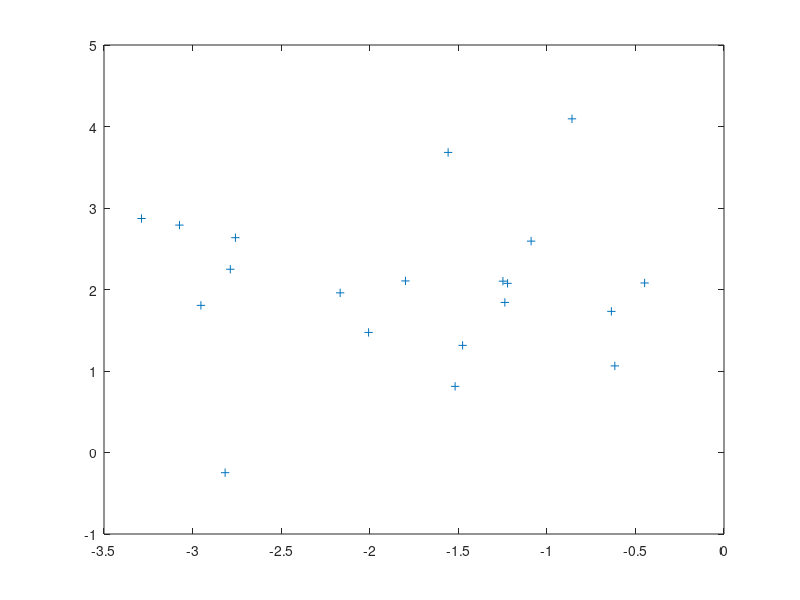

MATLAB code to generate this figure: (Note: this script raises an error after producing the figure.)
clear all;
load('SVM_data.mat','x','y') ;
[m, n] = size(x);
figure()
plot(x(1:m/2,1),x(1:m/2,2),'+');
hold on
plot(x((m/2)+1:m,1),x((m/2)+1:m,2),'rO');
pbaspect([1 1 1])
target=y;
X_T=x;
X=x';
Q=((y*y').*(X_T*X));
one=-1.*(ones(40,1));
AD=[y';(-1).*y';eye(40,40)];
zero=zeros(42,1);
[alpha,fval] = quadprog(Q,one,-AD,zero,[],[]);
for i=1:40
    if alpha(i,1)<0.00001
        alpha(i,1)=0.0;
    end
end
W=double(zeros(1,2));
for i= 1:40
   W=W+(y(i,1)*alpha(i,1))*x(i,:); 
end
b=y(3,1)-W*x(3,:)';
plot(x(3,1),x(3,2), '-.k*');
plot(x(26,1),x(26,2), '-.k*');
plot(x(27,1),x(27,2), '-.k*');
x = linspace(-4,4);
w1=W(1,1);
w2=W(1,2);
y=(-b-w1*x)/w2;
line(x,y)
y=(1-b-w1*x)/w2;
line(x,y,'Color','red','LineStyle','--')
y=(-1-b-w1*x)/w2;
line(x,y,'Color','red','LineStyle','--')

